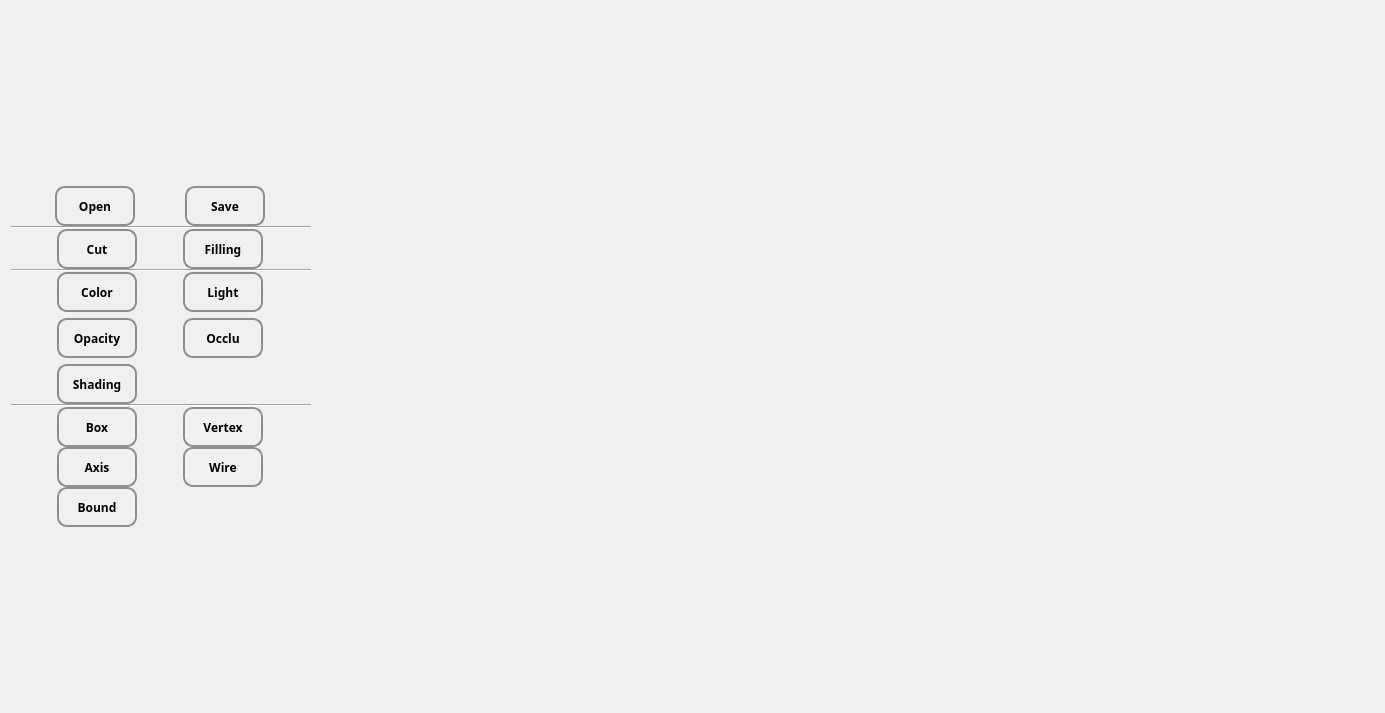
<?xml version="1.0" encoding="UTF-8"?>
<ui version="4.0">
 <class>STLViewer</class>
 <widget class="QWidget" name="STLViewer">
  <property name="geometry">
   <rect>
    <x>0</x>
    <y>0</y>
    <width>1385</width>
    <height>713</height>
   </rect>
  </property>
  <property name="windowTitle">
   <string>STLViewer</string>
  </property>
  <property name="styleSheet">
   <string notr="true">QWidget{

background-color: rgb(240, 240, 240);
}

QToolButton
{
   border: 2px solid #8f8f91;
    border-radius: 10px;
   
}
</string>
  </property>
  <layout class="QGridLayout" name="gridLayout">
   <item row="0" column="0">
    <layout class="QHBoxLayout" name="horizontalLayout">
     <property name="spacing">
      <number>0</number>
     </property>
     <item>
      <widget class="QWidget" name="widget" native="true">
       <property name="maximumSize">
        <size>
         <width>300</width>
         <height>16777215</height>
        </size>
       </property>
       <layout class="QVBoxLayout" name="verticalLayout_2">
        <property name="spacing">
         <number>0</number>
        </property>
        <property name="leftMargin">
         <number>0</number>
        </property>
        <property name="topMargin">
         <number>0</number>
        </property>
        <property name="rightMargin">
         <number>0</number>
        </property>
        <property name="bottomMargin">
         <number>0</number>
        </property>
        <item>
         <layout class="QVBoxLayout" name="verticalLayout">
          <item>
           <spacer name="verticalSpacer_7">
            <property name="orientation">
             <enum>Qt::Vertical</enum>
            </property>
            <property name="sizeHint" stdset="0">
             <size>
              <width>20</width>
              <height>40</height>
             </size>
            </property>
           </spacer>
          </item>
          <item>
           <layout class="QGridLayout" name="gridLayout_2">
            <property name="horizontalSpacing">
             <number>6</number>
            </property>
            <property name="verticalSpacing">
             <number>0</number>
            </property>
            <item row="0" column="0">
             <widget class="QToolButton" name="OpentoolButton">
              <property name="minimumSize">
               <size>
                <width>80</width>
                <height>40</height>
               </size>
              </property>
              <property name="font">
               <font>
                <family>Arial Black</family>
                <weight>75</weight>
                <bold>true</bold>
               </font>
              </property>
              <property name="styleSheet">
               <string notr="true">QToolButton:hover
{
	    color: rgb(12, 12, 255);
       	border-radius: 15px;
        outline: 0;
        background: 0 0;
        border: 2px solid #000;
        font-size: 16px;
        line-height: 1.5;
        padding: 1px 10px;
}</string>
              </property>
              <property name="text">
               <string>Open</string>
              </property>
              <property name="icon">
               <iconset resource="../rss/3DView.qrc">
                <normaloff>:/image/Open.png</normaloff>:/image/Open.png</iconset>
              </property>
              <property name="iconSize">
               <size>
                <width>30</width>
                <height>30</height>
               </size>
              </property>
              <property name="toolButtonStyle">
               <enum>Qt::ToolButtonTextUnderIcon</enum>
              </property>
             </widget>
            </item>
            <item row="0" column="1">
             <widget class="QToolButton" name="SavetoolButton">
              <property name="minimumSize">
               <size>
                <width>80</width>
                <height>40</height>
               </size>
              </property>
              <property name="font">
               <font>
                <family>Arial Black</family>
                <weight>75</weight>
                <bold>true</bold>
               </font>
              </property>
              <property name="styleSheet">
               <string notr="true">QToolButton:hover
{
	    color: rgb(12, 12, 255);
       	border-radius: 15px;
        outline: 0;
        background: 0 0;
        border: 2px solid #000;
        font-size: 16px;
        line-height: 1.5;
        padding: 1px 10px;
}</string>
              </property>
              <property name="text">
               <string>Save</string>
              </property>
              <property name="icon">
               <iconset resource="../rss/3DView.qrc">
                <normaloff>:/image/Save.png</normaloff>:/image/Save.png</iconset>
              </property>
              <property name="iconSize">
               <size>
                <width>30</width>
                <height>30</height>
               </size>
              </property>
              <property name="toolButtonStyle">
               <enum>Qt::ToolButtonTextUnderIcon</enum>
              </property>
             </widget>
            </item>
           </layout>
          </item>
          <item>
           <widget class="Line" name="line_5">
            <property name="orientation">
             <enum>Qt::Horizontal</enum>
            </property>
           </widget>
          </item>
          <item>
           <layout class="QGridLayout" name="gridLayout_3">
            <item row="0" column="0">
             <widget class="QToolButton" name="CuttoolButton">
              <property name="sizePolicy">
               <sizepolicy hsizetype="Fixed" vsizetype="Fixed">
                <horstretch>0</horstretch>
                <verstretch>0</verstretch>
               </sizepolicy>
              </property>
              <property name="minimumSize">
               <size>
                <width>80</width>
                <height>40</height>
               </size>
              </property>
              <property name="font">
               <font>
                <family>Arial Black</family>
                <weight>75</weight>
                <bold>true</bold>
               </font>
              </property>
              <property name="mouseTracking">
               <bool>true</bool>
              </property>
              <property name="styleSheet">
               <string notr="true">QToolButton:hover
{
	    color: rgb(12, 12, 255);
       	border-radius: 15px;
        outline: 0;
        background: 0 0;
        border: 2px solid #000;
        font-size: 16px;
        line-height: 1.5;
        padding: 1px 10px;
}</string>
              </property>
              <property name="text">
               <string>Cut</string>
              </property>
              <property name="icon">
               <iconset resource="../rss/3DView.qrc">
                <normaloff>:/image/cut.png</normaloff>:/image/cut.png</iconset>
              </property>
              <property name="iconSize">
               <size>
                <width>30</width>
                <height>30</height>
               </size>
              </property>
              <property name="checkable">
               <bool>false</bool>
              </property>
              <property name="toolButtonStyle">
               <enum>Qt::ToolButtonTextUnderIcon</enum>
              </property>
              <property name="arrowType">
               <enum>Qt::NoArrow</enum>
              </property>
             </widget>
            </item>
            <item row="0" column="1">
             <widget class="QToolButton" name="FillingtoolButton">
              <property name="minimumSize">
               <size>
                <width>80</width>
                <height>40</height>
               </size>
              </property>
              <property name="font">
               <font>
                <family>Arial Black</family>
                <weight>75</weight>
                <bold>true</bold>
               </font>
              </property>
              <property name="styleSheet">
               <string notr="true">QToolButton:hover
{
	    color: rgb(12, 12, 255);
       	border-radius: 15px;
        outline: 0;
        background: 0 0;
        border: 2px solid #000;
        font-size: 16px;
        line-height: 1.5;
        padding: 1px 10px;
}</string>
              </property>
              <property name="text">
               <string>Filling</string>
              </property>
              <property name="icon">
               <iconset resource="../rss/3DView.qrc">
                <normaloff>:/image/filling.png</normaloff>:/image/filling.png</iconset>
              </property>
              <property name="iconSize">
               <size>
                <width>30</width>
                <height>30</height>
               </size>
              </property>
              <property name="toolButtonStyle">
               <enum>Qt::ToolButtonTextUnderIcon</enum>
              </property>
             </widget>
            </item>
           </layout>
          </item>
          <item>
           <widget class="Line" name="line_6">
            <property name="orientation">
             <enum>Qt::Horizontal</enum>
            </property>
           </widget>
          </item>
          <item>
           <layout class="QGridLayout" name="gridLayout_4">
            <property name="horizontalSpacing">
             <number>0</number>
            </property>
            <property name="verticalSpacing">
             <number>6</number>
            </property>
            <item row="0" column="0">
             <widget class="QToolButton" name="ColortoolButton">
              <property name="minimumSize">
               <size>
                <width>80</width>
                <height>40</height>
               </size>
              </property>
              <property name="font">
               <font>
                <family>Arial Black</family>
                <weight>75</weight>
                <bold>true</bold>
               </font>
              </property>
              <property name="styleSheet">
               <string notr="true">QToolButton:hover
{
	    color: rgb(12, 12, 255);
       	border-radius: 15px;
        outline: 0;
        background: 0 0;
        border: 2px solid #000;
        font-size: 16px;
        line-height: 1.5;
        padding: 1px 10px;
}</string>
              </property>
              <property name="text">
               <string>Color</string>
              </property>
              <property name="icon">
               <iconset resource="../rss/3DView.qrc">
                <normaloff>:/image/Color.png</normaloff>:/image/Color.png</iconset>
              </property>
              <property name="iconSize">
               <size>
                <width>30</width>
                <height>30</height>
               </size>
              </property>
              <property name="toolButtonStyle">
               <enum>Qt::ToolButtonTextUnderIcon</enum>
              </property>
             </widget>
            </item>
            <item row="1" column="1">
             <widget class="QToolButton" name="OcclusiontoolButton">
              <property name="minimumSize">
               <size>
                <width>80</width>
                <height>40</height>
               </size>
              </property>
              <property name="font">
               <font>
                <family>Arial Black</family>
                <weight>75</weight>
                <bold>true</bold>
               </font>
              </property>
              <property name="styleSheet">
               <string notr="true">QToolButton:hover
{
	    color: rgb(12, 12, 255);
       	border-radius: 15px;
        outline: 0;
        background: 0 0;
        border: 2px solid #000;
        font-size: 16px;
        line-height: 1.5;
        padding: 1px 10px;
}</string>
              </property>
              <property name="text">
               <string>Occlu</string>
              </property>
              <property name="toolButtonStyle">
               <enum>Qt::ToolButtonTextUnderIcon</enum>
              </property>
             </widget>
            </item>
            <item row="0" column="1">
             <widget class="QToolButton" name="LighttoolButton">
              <property name="minimumSize">
               <size>
                <width>80</width>
                <height>40</height>
               </size>
              </property>
              <property name="font">
               <font>
                <family>Arial Black</family>
                <weight>75</weight>
                <bold>true</bold>
               </font>
              </property>
              <property name="styleSheet">
               <string notr="true">QToolButton:hover
{
	    color: rgb(12, 12, 255);
       	border-radius: 15px;
        outline: 0;
        background: 0 0;
        border: 2px solid #000;
        font-size: 16px;
        line-height: 1.5;
        padding: 1px 10px;
}</string>
              </property>
              <property name="text">
               <string>Light</string>
              </property>
              <property name="icon">
               <iconset resource="../rss/3DView.qrc">
                <normaloff>:/image/LightColor.png</normaloff>:/image/LightColor.png</iconset>
              </property>
              <property name="iconSize">
               <size>
                <width>30</width>
                <height>30</height>
               </size>
              </property>
              <property name="toolButtonStyle">
               <enum>Qt::ToolButtonTextUnderIcon</enum>
              </property>
             </widget>
            </item>
            <item row="1" column="0">
             <widget class="QToolButton" name="OpacitytoolButton">
              <property name="minimumSize">
               <size>
                <width>80</width>
                <height>40</height>
               </size>
              </property>
              <property name="font">
               <font>
                <family>Arial Black</family>
                <weight>75</weight>
                <bold>true</bold>
               </font>
              </property>
              <property name="styleSheet">
               <string notr="true">QToolButton:hover
{
	    color: rgb(12, 12, 255);
       	border-radius: 15px;
        outline: 0;
        background: 0 0;
        border: 2px solid #000;
        font-size: 14px;
        line-height: 1.5;
        padding: 1px 10px;
}</string>
              </property>
              <property name="text">
               <string>Opacity</string>
              </property>
              <property name="icon">
               <iconset resource="../rss/3DView.qrc">
                <normaloff>:/image/Opacity.png</normaloff>:/image/Opacity.png</iconset>
              </property>
              <property name="iconSize">
               <size>
                <width>30</width>
                <height>30</height>
               </size>
              </property>
              <property name="toolButtonStyle">
               <enum>Qt::ToolButtonTextUnderIcon</enum>
              </property>
             </widget>
            </item>
            <item row="2" column="0">
             <widget class="QToolButton" name="ShadingtoolButton">
              <property name="minimumSize">
               <size>
                <width>80</width>
                <height>40</height>
               </size>
              </property>
              <property name="font">
               <font>
                <family>Arial Black</family>
                <weight>75</weight>
                <bold>true</bold>
               </font>
              </property>
              <property name="styleSheet">
               <string notr="true">QToolButton:hover
{
	    color: rgb(12, 12, 255);
       	border-radius: 15px;
        outline: 0;
        background: 0 0;
        border: 2px solid #000;
        font-size: 14px;
        line-height: 1.5;
        padding: 1px 8px;
}</string>
              </property>
              <property name="text">
               <string>Shading</string>
              </property>
              <property name="icon">
               <iconset resource="../rss/3DView.qrc">
                <normaloff>:/image/Sha.png</normaloff>:/image/Sha.png</iconset>
              </property>
              <property name="iconSize">
               <size>
                <width>30</width>
                <height>30</height>
               </size>
              </property>
              <property name="toolButtonStyle">
               <enum>Qt::ToolButtonTextUnderIcon</enum>
              </property>
             </widget>
            </item>
           </layout>
          </item>
          <item>
           <widget class="Line" name="line_7">
            <property name="orientation">
             <enum>Qt::Horizontal</enum>
            </property>
           </widget>
          </item>
          <item>
           <layout class="QGridLayout" name="gridLayout_5">
            <item row="0" column="0">
             <widget class="QToolButton" name="BoxtoolButton">
              <property name="minimumSize">
               <size>
                <width>80</width>
                <height>40</height>
               </size>
              </property>
              <property name="font">
               <font>
                <family>Arial Black</family>
                <weight>75</weight>
                <bold>true</bold>
               </font>
              </property>
              <property name="styleSheet">
               <string notr="true">QToolButton:hover
{
	    color: rgb(12, 12, 255);
       	border-radius: 15px;
        outline: 0;
        background: 0 0;
        border: 2px solid #000;
        font-size: 16px;
        line-height: 1.5;
        padding: 1px 10px;
}</string>
              </property>
              <property name="text">
               <string>Box</string>
              </property>
              <property name="icon">
               <iconset resource="../rss/3DView.qrc">
                <normaloff>:/image/Box.png</normaloff>:/image/Box.png</iconset>
              </property>
              <property name="iconSize">
               <size>
                <width>30</width>
                <height>30</height>
               </size>
              </property>
              <property name="toolButtonStyle">
               <enum>Qt::ToolButtonTextUnderIcon</enum>
              </property>
             </widget>
            </item>
            <item row="0" column="1">
             <widget class="QToolButton" name="VertextoolButton">
              <property name="minimumSize">
               <size>
                <width>80</width>
                <height>40</height>
               </size>
              </property>
              <property name="font">
               <font>
                <family>Arial Black</family>
                <weight>75</weight>
                <bold>true</bold>
               </font>
              </property>
              <property name="styleSheet">
               <string notr="true">QToolButton:hover
{
	    color: rgb(12, 12, 255);
       	border-radius: 15px;
        outline: 0;
        background: 0 0;
        border: 2px solid #000;
        font-size: 14px;
        line-height: 1.5;
        padding: 1px 10px;
}</string>
              </property>
              <property name="text">
               <string>Vertex</string>
              </property>
              <property name="icon">
               <iconset resource="../rss/3DView.qrc">
                <normaloff>:/image/Vertex.png</normaloff>:/image/Vertex.png</iconset>
              </property>
              <property name="iconSize">
               <size>
                <width>30</width>
                <height>30</height>
               </size>
              </property>
              <property name="toolButtonStyle">
               <enum>Qt::ToolButtonTextUnderIcon</enum>
              </property>
             </widget>
            </item>
            <item row="1" column="1">
             <widget class="QToolButton" name="WiretoolButton">
              <property name="minimumSize">
               <size>
                <width>80</width>
                <height>40</height>
               </size>
              </property>
              <property name="font">
               <font>
                <family>Arial Black</family>
                <weight>75</weight>
                <bold>true</bold>
               </font>
              </property>
              <property name="styleSheet">
               <string notr="true">QToolButton:hover
{
	    color: rgb(12, 12, 255);
       	border-radius: 15px;
        outline: 0;
        background: 0 0;
        border: 2px solid #000;
        font-size: 16px;
        line-height: 1.5;
        padding: 1px 10px;
}</string>
              </property>
              <property name="text">
               <string>Wire</string>
              </property>
              <property name="icon">
               <iconset resource="../rss/3DView.qrc">
                <normaloff>:/image/LineView.png</normaloff>:/image/LineView.png</iconset>
              </property>
              <property name="iconSize">
               <size>
                <width>30</width>
                <height>30</height>
               </size>
              </property>
              <property name="toolButtonStyle">
               <enum>Qt::ToolButtonTextUnderIcon</enum>
              </property>
             </widget>
            </item>
            <item row="1" column="0">
             <widget class="QToolButton" name="AxistoolButton">
              <property name="minimumSize">
               <size>
                <width>80</width>
                <height>40</height>
               </size>
              </property>
              <property name="font">
               <font>
                <family>Arial Black</family>
                <weight>75</weight>
                <bold>true</bold>
               </font>
              </property>
              <property name="styleSheet">
               <string notr="true">QToolButton:hover
{
	    color: rgb(12, 12, 255);
       	border-radius: 15px;
        outline: 0;
        background: 0 0;
        border: 2px solid #000;
        font-size: 16px;
        line-height: 1.5;
        padding: 1px 10px;
}</string>
              </property>
              <property name="text">
               <string>Axis</string>
              </property>
              <property name="icon">
               <iconset resource="../rss/3DView.qrc">
                <normaloff>:/image/Axis.png</normaloff>:/image/Axis.png</iconset>
              </property>
              <property name="iconSize">
               <size>
                <width>30</width>
                <height>30</height>
               </size>
              </property>
              <property name="toolButtonStyle">
               <enum>Qt::ToolButtonTextUnderIcon</enum>
              </property>
             </widget>
            </item>
            <item row="2" column="0">
             <widget class="QToolButton" name="BoundarytoolButton">
              <property name="minimumSize">
               <size>
                <width>80</width>
                <height>40</height>
               </size>
              </property>
              <property name="font">
               <font>
                <family>Arial Black</family>
                <weight>75</weight>
                <bold>true</bold>
               </font>
              </property>
              <property name="styleSheet">
               <string notr="true">QToolButton:hover
{
	    color: rgb(12, 12, 255);
       	border-radius: 15px;
        outline: 0;
        background: 0 0;
        border: 2px solid #000;
        font-size: 16px;
        line-height: 1.5;
        padding: 1px 10px;
}</string>
              </property>
              <property name="text">
               <string>Bound</string>
              </property>
             </widget>
            </item>
           </layout>
          </item>
          <item>
           <spacer name="verticalSpacer_8">
            <property name="orientation">
             <enum>Qt::Vertical</enum>
            </property>
            <property name="sizeHint" stdset="0">
             <size>
              <width>20</width>
              <height>40</height>
             </size>
            </property>
           </spacer>
          </item>
         </layout>
        </item>
       </layout>
      </widget>
     </item>
     <item>
      <widget class="CustomVTKWidget" name="openGLWidget" native="true"/>
     </item>
    </layout>
   </item>
  </layout>
 </widget>
 <customwidgets>
  <customwidget>
   <class>CustomVTKWidget</class>
   <extends>QWidget</extends>
   <header>customvtkwidget.h</header>
  </customwidget>
 </customwidgets>
 <resources>
  <include location="../rss/3DView.qrc"/>
 </resources>
 <connections/>
</ui>
